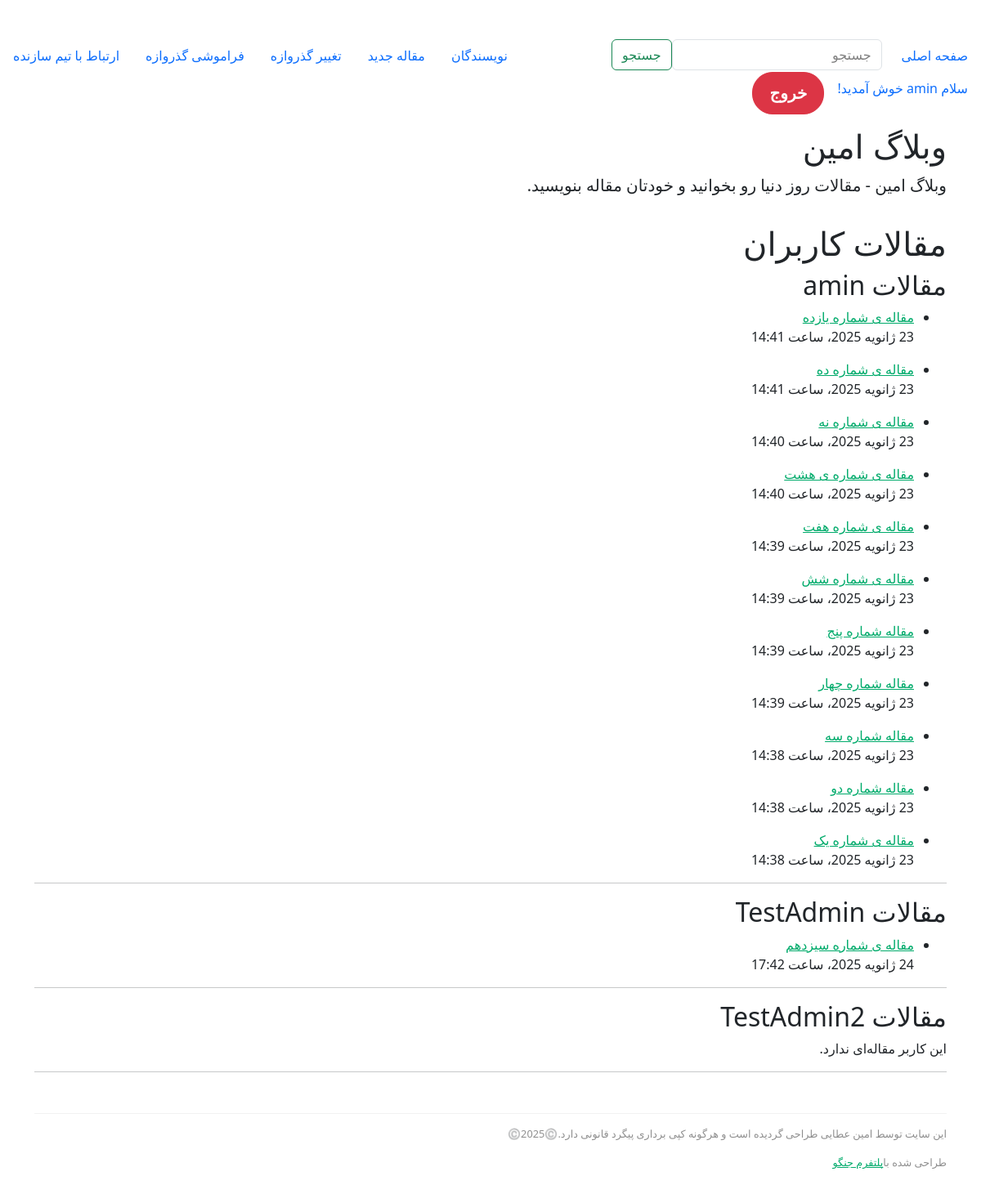
Page /all_users_posts/ (signed in) on the committed database.
### accounts/models.py (models this page shows)
class CustomUser(AbstractUser):
    phone_number = models.CharField(max_length=50)

### posts/models.py (models this page shows, shortened)
class Post(models.Model):
    title = models.CharField(_("عنوان"), max_length=50)
    content = models.TextField(_("توضیحات"))
    author = models.ForeignKey(
        settings.AUTH_USER_MODEL, verbose_name=_("نویسنده"), on_delete=models.CASCADE
    )
    created_time = models.DateTimeField(_("زمان ایجاد"), auto_now_add=True)
    published_time = models.DateTimeField(_("زمان تغییرات"), auto_now=True)
    image = models.ImageField(_("تصویر مقاله"), upload_to="Posts/%Y/%m/%d")
    categories = models.ForeignKey(
        Category,
        verbose_name=_("دسته بندی"),
        related_name="posts",
        on_delete=models.CASCADE,
        blank=True,
        null=True,
    )
    tags = models.ManyToManyField(Tag, verbose_name=_("تگ ها"), default="تگ اول")
    is_approved = models.BooleanField(_("تایید شده"), default=False)  # فیلد تایید
    class Meta:
        verbose_name = _("مقاله")
        verbose_name_plural = _("مقالات")

### posts/views.py (the view)
# urls.py: path("all_users_posts/", AllUsersPostsView.as_view(), name="Post_all_users_posts"),
class AllUsersPostsView(TemplateView):
    template_name = "posts/Post_author.html"
    def get_context_data(self, **kwargs):
        context = super().get_context_data(**kwargs)
        users = get_user_model().objects.all()
        users_with_posts = [
            {
                "user": user,
                "posts": Post.objects.filter(author=user).order_by("-created_time"),
            }
            for user in users
        ]
        context["users_with_posts"] = users_with_posts
        return context

### templates/posts/Post_author.html (shortened to what this page needs)
{% extends "base.html" %}
{% block content %}
<h1>مقالات کاربران</h1>
{% for item in users_with_posts %}
    <div>
        <h2>مقالات {{ item.user.username }}</h2>
        {% if item.posts %}
            <ul>
                {% for post in item.posts %}
                    <li>
                        <a href="{% url 'Post_detail' post.id %}">{{ post.title }}</a>
                        <p>{{ post.created_time }}</p>
                    </li>
                {% endfor %}
            </ul>
        {% else %}
            <p>این کاربر مقاله‌ای ندارد.</p>
        {% endif %}
    </div>
    <hr>
{% endfor %}
{% endblock content %}

### templates/partials/_header.html (shortened to what this page needs)
{% load static %}
<!DOCTYPE html>
<html lang="fa">
<head>
<link rel="stylesheet" href="https://cdn.jsdelivr.net/npm/bootstrap@4.1.3/dist/css/bootstrap.min.css">
<link href="https://cdn.jsdelivr.net/npm/bootstrap@5.3.3/dist/css/bootstrap.min.css" rel="stylesheet">
<link href="{% static 'css/mediumish.css' %}" rel="stylesheet">
</head><br><br>
<body style="direction: rtl;">
<ul class="nav">
    <li class="nav-item">
        <a class="nav-link active" href="{% url 'Post_list' %}">صفحه اصلی</a>
    </li>
	<li class="nav-item ml-auto">
        <form class="form-inline my-2 my-lg-0" action="{% url 'search_results' %}" method="get">
            <input class="form-control mr-sm-2" type="search" placeholder="جستجو" aria-label="Search" name="q">
            <button class="btn btn-outline-success my-2 my-sm-0" type="submit">جستجو</button>
        </form>
    </li>
    <li class="nav-item">
        <a class="nav-link active" href="{% url 'Post_all_users_posts' %}">نویسندگان</a>
    </li>
    {% if user.is_authenticated %}
        <li class="nav-item">
            <a class="nav-link" href="{% url 'Post_create' %}">مقاله جدید</a>
        </li>
        <li class="nav-item">
            <a class="nav-link" href="{% url 'password_change' %}"> تغییر گذروازه</a>
        </li>
        <li class="nav-item">
            <a class="nav-link" href="{% url 'password_reset' %}"> فراموشی گذروازه</a>
        </li>
        <li class="nav-item">
            <a class="nav-link active" href="{% url 'contact_view' %}">ارتباط با تیم سازنده</a>
        </li>
        <li class="nav-item">
            <a class="nav-link active" href="#">سلام {{user.username}} خوش آمدید! </a>
        </li>
        <form method="post" action="{% url 'logout' %}" style="display:inline;">
            <button type="submit" class="btn btn-danger btn-lg font-weight-bold" style="border-radius: 25px; padding: 10px 20px; transition: all 0.3s;">
                خروج
            </button>
        </form>
    {% endif %}
</ul>
<div class="container">
	<div class="mainheading">
		<h1 class="sitetitle">وبلاگ امین</h1>
		<p class="lead">
			وبلاگ امین - مقالات روز دنیا رو بخوانید و خودتان مقاله بنویسید.
		</p>
	</div>

### static/css/mediumish.css (style rules this page uses)
body { padding-top:5rem; }
.mainheading { padding:1rem 0rem; }
a { color:#00ab6b; }
a,a:hover { transition:all 0.2s; }
.mainheading h1.sitetitle { font-family:Righteous; }

### templates/partials/_header.html (style rules this page uses)
body { margin: 0; padding: 0; }
.nav { margin: 0; padding: 0; }
.form-inline { margin: 0; }

### rows in the picture
CustomUser: username "amin", user.username "amin"
Post: title "مقاله ی شماره یازده", created_time "23 ژانویه 2025، ساعت 14:41"
Post: title "مقاله ی شماره ده", created_time "23 ژانویه 2025، ساعت 14:41"
Post: title "مقاله ی شماره نه", created_time "23 ژانویه 2025، ساعت 14:40"
Post: title "مقاله ی شماره ی هشت", created_time "23 ژانویه 2025، ساعت 14:40"
Post: title "مقاله ی شماره هفت", created_time "23 ژانویه 2025، ساعت 14:39"
Post: title "مقاله ی شماره شش", created_time "23 ژانویه 2025، ساعت 14:39"
Post: title "مقاله شماره پنج", created_time "23 ژانویه 2025، ساعت 14:39"
Post: title "مقاله شماره چهار", created_time "23 ژانویه 2025، ساعت 14:39"
Post: title "مقاله شماره سه", created_time "23 ژانویه 2025، ساعت 14:38"
Post: title "مقاله شماره دو", created_time "23 ژانویه 2025، ساعت 14:38"
Post: title "مقاله ی شماره یک", created_time "23 ژانویه 2025، ساعت 14:38"
CustomUser: user.username "TestAdmin"
Post: title "مقاله ی شماره سیزدهم", created_time "24 ژانویه 2025، ساعت 17:42"
CustomUser: user.username "TestAdmin2", shows "این کاربر مقاله‌ای ندارد."
